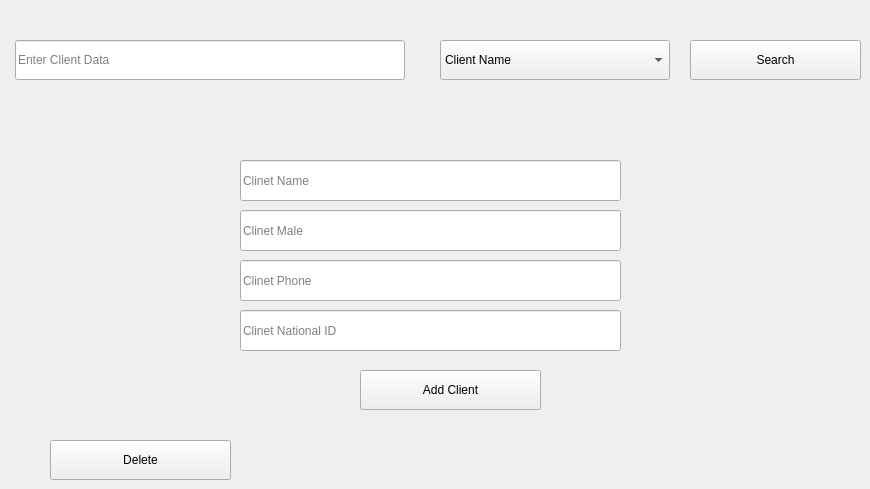
      <widget class="QWidget" name="tab_15">
       <attribute name="title">
        <string>Edit Clint Or Delete</string>
       </attribute>
       <widget class="QLineEdit" name="lineEdit_16">
        <property name="geometry">
         <rect>
          <x>240</x>
          <y>310</y>
          <width>381</width>
          <height>41</height>
         </rect>
        </property>
        <property name="placeholderText">
         <string>Clinet National ID</string>
        </property>
       </widget>
       <widget class="QLineEdit" name="lineEdit_17">
        <property name="geometry">
         <rect>
          <x>240</x>
          <y>160</y>
          <width>381</width>
          <height>41</height>
         </rect>
        </property>
        <property name="placeholderText">
         <string>Clinet Name</string>
        </property>
       </widget>
       <widget class="QPushButton" name="pushButton_16">
        <property name="geometry">
         <rect>
          <x>360</x>
          <y>370</y>
          <width>181</width>
          <height>40</height>
         </rect>
        </property>
        <property name="text">
         <string>Add Client</string>
        </property>
       </widget>
       <widget class="QLineEdit" name="lineEdit_18">
        <property name="geometry">
         <rect>
          <x>240</x>
          <y>210</y>
          <width>381</width>
          <height>41</height>
         </rect>
        </property>
        <property name="placeholderText">
         <string>Clinet Male</string>
        </property>
       </widget>
       <widget class="QLineEdit" name="lineEdit_19">
        <property name="geometry">
         <rect>
          <x>240</x>
          <y>260</y>
          <width>381</width>
          <height>41</height>
         </rect>
        </property>
        <property name="placeholderText">
         <string>Clinet Phone</string>
        </property>
       </widget>
       <widget class="QPushButton" name="pushButton_17">
        <property name="geometry">
         <rect>
          <x>690</x>
          <y>40</y>
          <width>171</width>
          <height>40</height>
         </rect>
        </property>
        <property name="text">
         <string>Search</string>
        </property>
       </widget>
       <widget class="QComboBox" name="comboBox_11">
        <property name="geometry">
         <rect>
          <x>440</x>
          <y>40</y>
          <width>230</width>
          <height>40</height>
         </rect>
        </property>
        <item>
         <property name="text">
          <string>Client Name</string>
         </property>
        </item>
        <item>
         <property name="text">
          <string>Client Mail</string>
         </property>
        </item>
        <item>
         <property name="text">
          <string>Clirent Phone</string>
         </property>
        </item>
        <item>
         <property name="text">
          <string>National ID</string>
         </property>
        </item>
       </widget>
       <widget class="QLineEdit" name="lineEdit_20">
        <property name="geometry">
         <rect>
          <x>15</x>
          <y>40</y>
          <width>390</width>
          <height>40</height>
         </rect>
        </property>
        <property name="placeholderText">
         <string>Enter Client Data</string>
        </property>
       </widget>
       <widget class="QPushButton" name="pushButton_18">
        <property name="geometry">
         <rect>
          <x>50</x>
          <y>440</y>
          <width>181</width>
          <height>40</height>
         </rect>
        </property>
        <property name="text">
         <string>Delete</string>
        </property>
       </widget>
      </widget>
